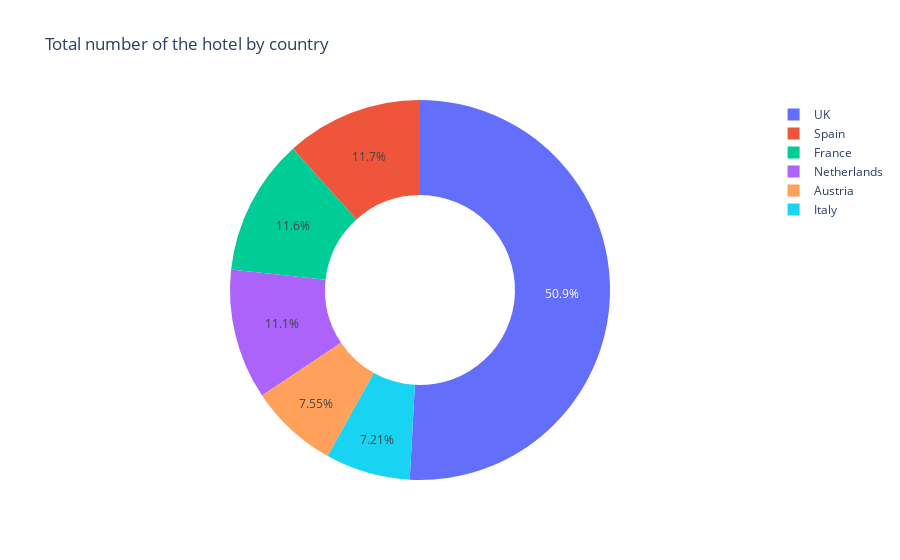

The notebook cell saved with this chart:
### Code cell
px.pie(data_frame=df1,names='country',values='total_number',hole=0.5,
       title='Total number of the hotel by country')

### Figure 1 — Plotly figure (JSON) as saved in the notebook; plotly's stock layout.template omitted (floating-point values rounded to 4 significant figures)
{"data": [{"domain": {"x": [0, 1], "y": [0, 1]}, "hole": 0.5, "hovertemplate": "country=%{label}<br>total_number=%{value}<extra></extra>", "labels": ["UK", "Spain", "France", "Netherlands", "Austria", "Italy"], "legendgroup": "", "name": "", "showlegend": true, "type": "pie", "values": [262301, 60149, 59928, 57214, 38939, 37207]}], "layout": {"legend": {"tracegroupgap": 0}, "title": {"text": "Total number of the hotel by country"}}}
